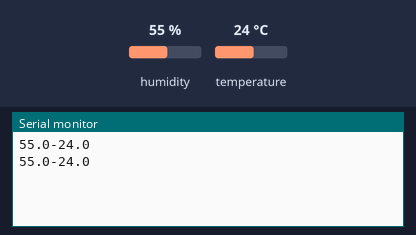
The sketch below on a simulated Arduino Uno, built with avr-gcc and run on an emulated ATmega328P. Shown: the last lines printed to the serial monitor. Inputs (shaded band) come from the test bench; at power-on: humidity 55 %, temperature 24 °C.

Above: at 2.3 s.
2.4 s: humidity set to 22 %
At 4.0 s:
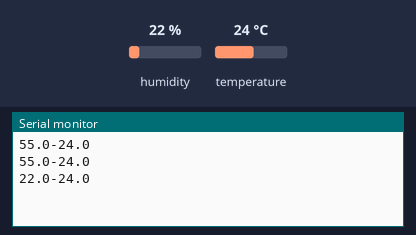
4.5 s: temperature set to 12 °C
At 5.8 s:
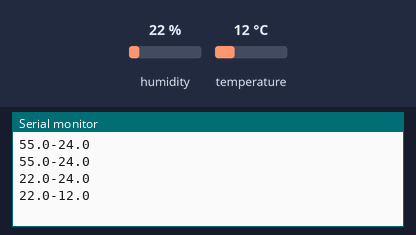
6.6 s: humidity set to 40 %
At 8.9 s:
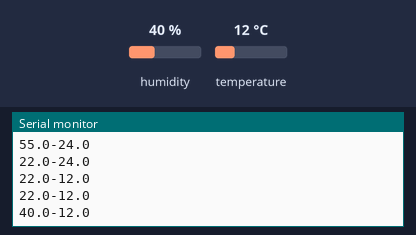
Timing chart, 0 to 10.4 s (numbered marks = the images above; inputs shaded):
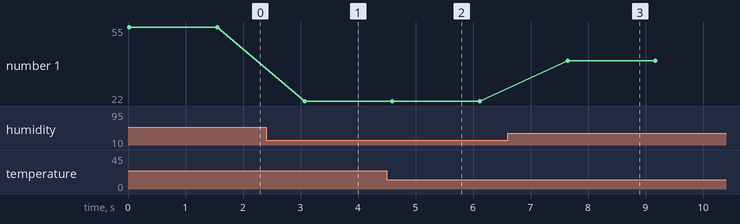

Measured:
- after the input at 2.4 s, the serial monitor: prints a new line after 0.67 s (image 1)
- after the input at 4.5 s, the serial monitor: prints a new line after 0.10 s (image 2)
- after the input at 6.6 s, the serial monitor: prints a new line after 1.0 s (image 3)
- plotted number 1: 55 → 22 after the input at 2.4 s, 22 → 40 after the input at 6.6 s

The sketch:

DHT11.ino
```cpp
#include<dht.h>
dht DHT;

// if you require to change the pin number, Edit the pin with your arduino pin.

#define DHT11_PIN 2

void setup() {
  Serial.begin(9600);
}

void loop() { // READ DATA

int chk = DHT.read11(DHT11_PIN);

  String humidity =String(int(DHT.humidity))+ "."+String(getDecimal(DHT.humidity));
  String temp = String(int(DHT.temperature))+ "."+String(getDecimal(DHT.temperature));
  Serial.println(humidity + "-" + temp);

  delay(1500);

}

long getDecimal(float val)
{
  int intPart = int(val);
  long decPart = 1000*(val-intPart); //I am multiplying by 1000 assuming that the foat values will have a maximum of 3 decimal places.
                                    //Change to match the number of decimal places you need
  if(decPart>0)return(decPart);           //return the decimal part of float number if it is available
  else if(decPart<0)return((-1)*decPart); //if negative, multiply by -1
  else if(decPart=0)return(00);           //return 0 if decimal part of float number is not available
}
```
